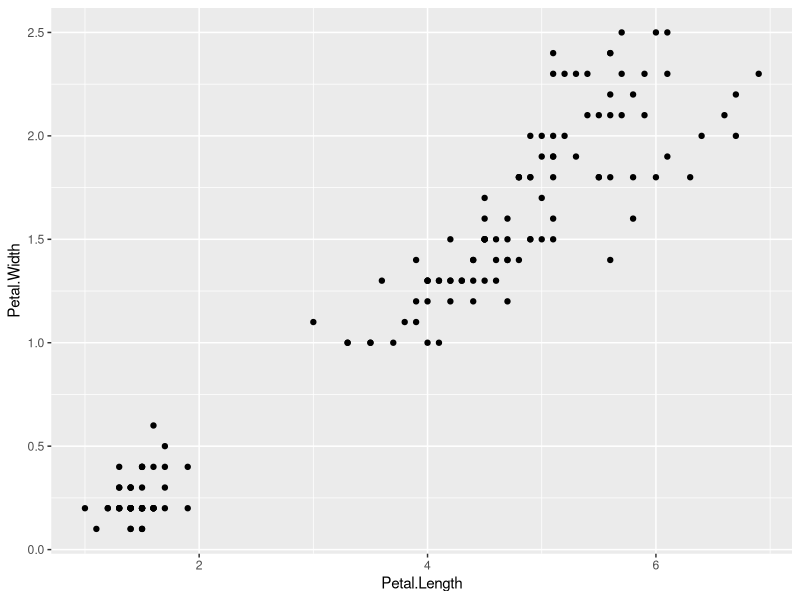
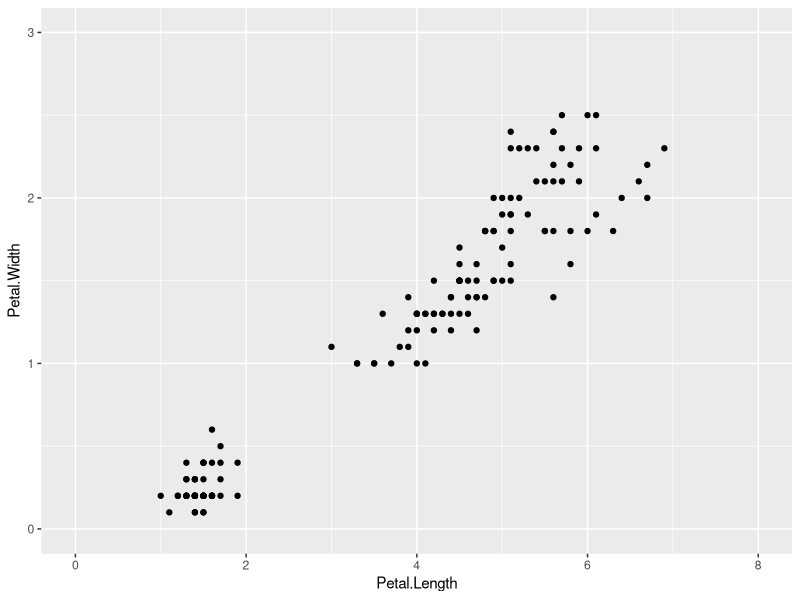
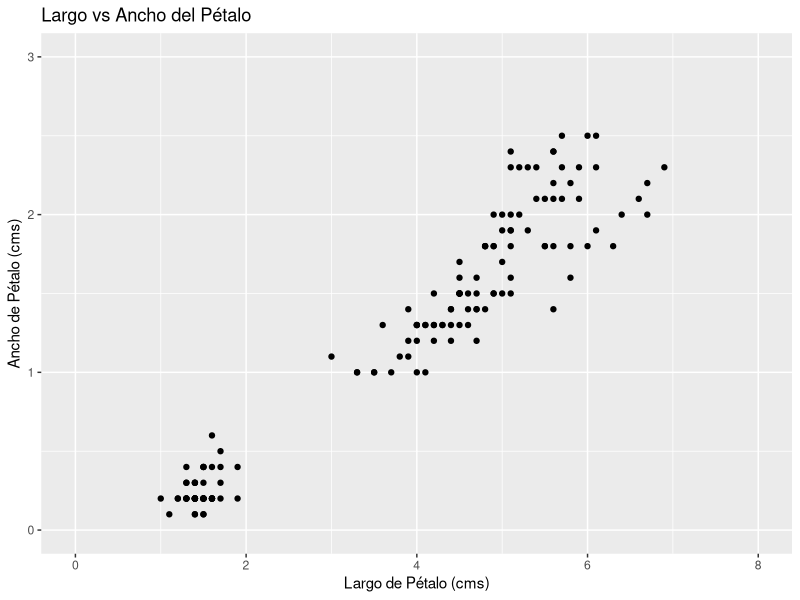
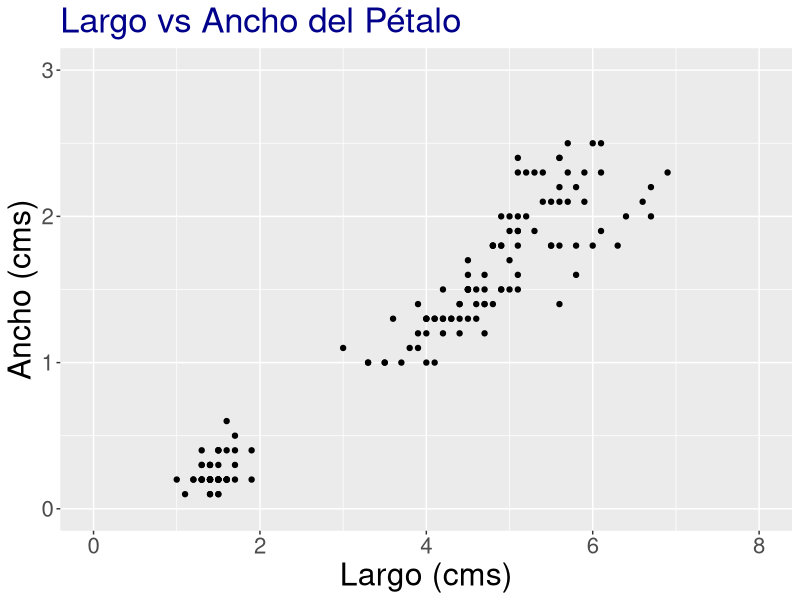
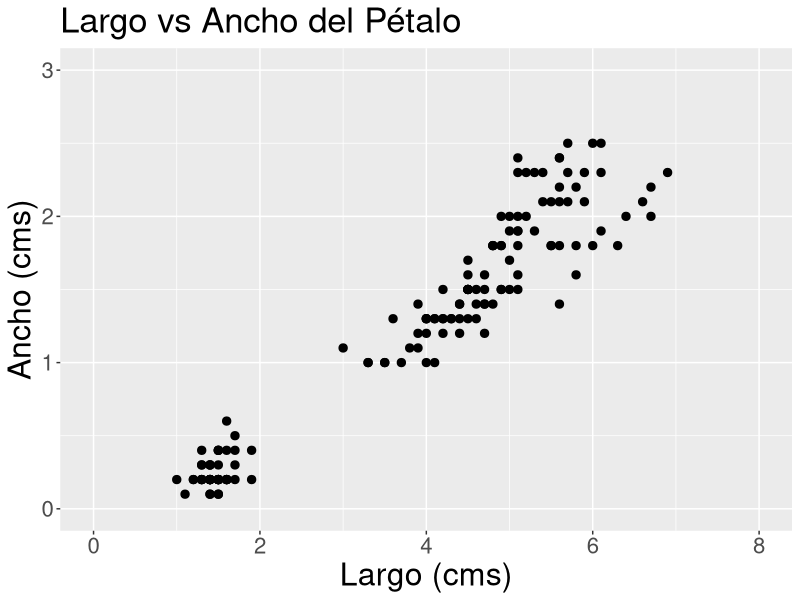
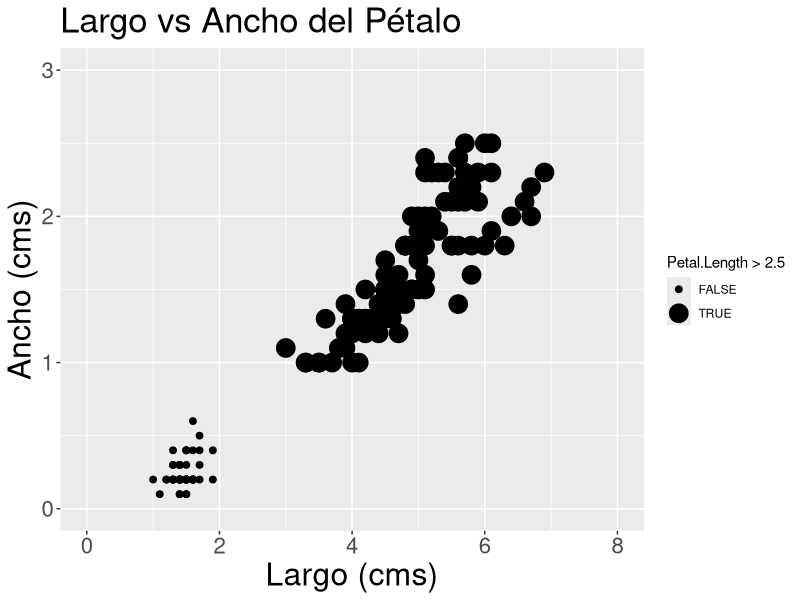
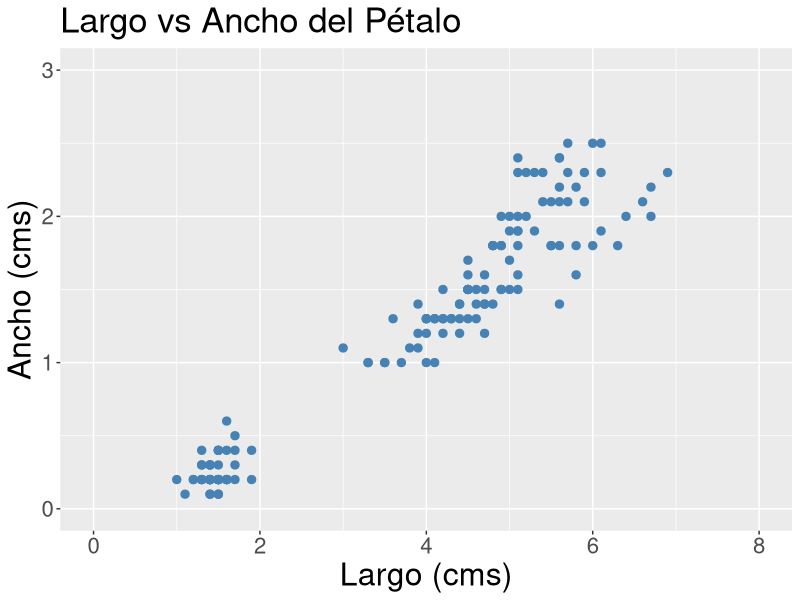
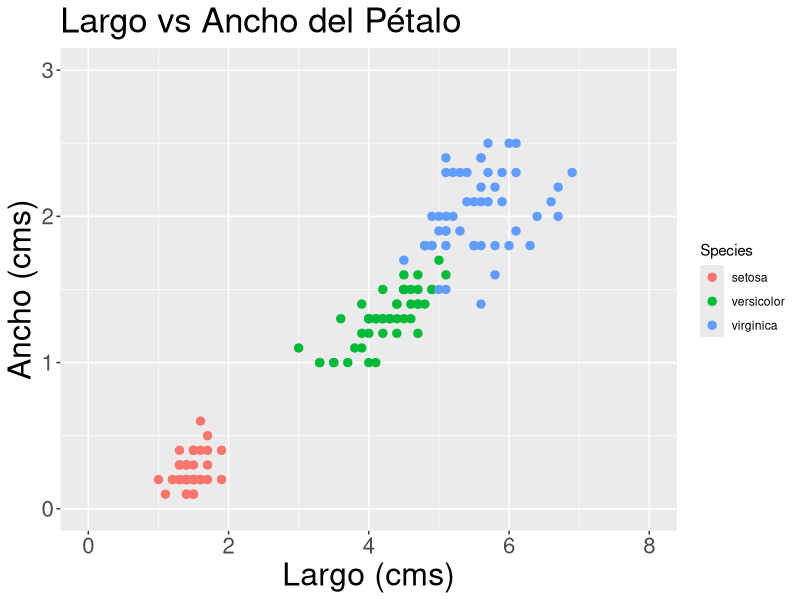

Recreate these plots in R, in order.
## ---- chunk 1
knitr::opts_chunk$set(collapse = TRUE)
## ---- chunk 2
library(ggplot2)
## ---- chunk 3
ggplot(data=iris, mapping =aes(x=Petal.Length, y =Petal.Width))+geom_point()
## ---- chunk 4
ggplot(data = iris, mapping=aes(x=Petal.Length , y =Petal.Width))+
  geom_point()+
  xlim(c(0, 8))+
  ylim(c(0, 3))
## ---- chunk 5
ggplot(data = iris, mapping=aes(x=Petal.Length , y =Petal.Width))+
  geom_point()+
  xlim(c(0, 8))+
  ylim(c(0, 3))+
  labs(title="Largo vs Ancho del Pétalo", 
       x="Largo de Pétalo (cms)",
       y="Ancho de Pétalo (cms)")
## ---- chunk 6
ggplot(data = iris, mapping=aes(x=Petal.Length , y =Petal.Width))+
  geom_point()+
  xlim(c(0, 8))+
  ylim(c(0, 3))+
  labs(title="Largo vs Ancho del Pétalo", 
       y="Ancho (cms)", x="Largo (cms)")+
  theme(axis.text =element_text(size=16),
        axis.title=element_text(size=23),
        plot.title=element_text(size=25,colour="darkblue"))
## ---- chunk 7
ggplot(data = iris, mapping=aes(x=Petal.Length , y =Petal.Width))+
  geom_point(size=2.5)+
  xlim(c(0, 8))+
  ylim(c(0, 3))+
  labs(title="Largo vs Ancho del Pétalo", 
       y="Ancho (cms)", x="Largo (cms)")+
  theme(axis.text =element_text(size=16),
        axis.title=element_text(size=23),
        plot.title=element_text(size=25))
## ---- chunk 8
ggplot(data = iris, mapping=aes(x=Petal.Length , y =Petal.Width))+
  geom_point(aes(size=Petal.Length>2.5))+
  xlim(c(0, 8))+
  ylim(c(0, 3))+
  labs(title="Largo vs Ancho del Pétalo", 
       y="Ancho (cms)", x="Largo (cms)")+
  theme(axis.text =element_text(size=16),
        axis.title=element_text(size=23),
        plot.title=element_text(size=25))
## ---- chunk 9
ggplot(data = iris, mapping=aes(x=Petal.Length , y =Petal.Width))+
  geom_point(col="steelblue", size=2.5)+
  xlim(c(0, 8))+
  ylim(c(0, 3))+
  labs(title="Largo vs Ancho del Pétalo", 
       y="Ancho (cms)", x="Largo (cms)")+
  theme(axis.text =element_text(size=16),
        axis.title=element_text(size=23),
        plot.title=element_text(size=25))
## ---- chunk 10
ggplot(data = iris, mapping=aes(x=Petal.Length , y =Petal.Width))+
  geom_point(aes(col=Species), size=2.5)+
  xlim(c(0, 8))+
  ylim(c(0, 3))+
  labs(title="Largo vs Ancho del Pétalo", 
       y="Ancho (cms)", x="Largo (cms)")+
  theme(axis.text =element_text(size=16),
        axis.title=element_text(size=23),
        plot.title=element_text(size=25),
        plot.subtitle=element_text(size=20))
## ---- chunk 11
ggplot(data = iris, mapping=aes(x=Petal.Length , y =Petal.Width))+
  geom_point(aes(col=Species), size=2.5)+
  scale_colour_manual(values=c("#BC3C29FF", "#0072B5FF","#E18727FF"))+
  xlim(c(0, 8))+
  ylim(c(0, 3))+
  labs(title="Largo vs Ancho del Pétalo", 
       y="Ancho (cms)", x="Largo (cms)")+
  theme(axis.text =element_text(size=16),
        axis.title=element_text(size=23),
        plot.title=element_text(size=25),
        plot.subtitle=element_text(size=20))
## ---- chunk 12
ggplot(data = iris, mapping=aes(x=Petal.Length , y =Petal.Width))+
  geom_point(aes(col=Species), size=2.5)+
  scale_colour_manual(values=c("#BC3C29FF", "#0072B5FF","#E18727FF"))+
  xlim(c(0, 8))+
  ylim(c(0, 3))+
  labs(title="Mi primer gráfico en R", 
       y="Ancho (cms)", x="Largo (cms)")+
  theme(axis.text =element_text(size=16),
        axis.title=element_text(size=23),
        plot.title=element_text(size=25),
        legend.position = c(0.13, 0.85),
        legend.box.background = element_rect(fill = "transparent", colour = "#333333",size=1.2),
        legend.title = element_text(size = 15),
        legend.text = element_text(size = 12))
## ---- chunk 13
ggplot(data = iris, mapping=aes(x=Petal.Length , y =Petal.Width))+
  geom_point(aes(col=Species), size=2.5)+
  scale_colour_manual(values=c("#BC3C29FF", "#0072B5FF","#E18727FF"))+
  xlim(c(0, 8))+
  ylim(c(0, 3))+
  labs(title="Largo vs Ancho del Petalo",
       y="Ancho (cms)", x="Largo (cms)")+
  theme(axis.text =element_text(size=16),
        axis.title=element_text(size=23),
        plot.title=element_text(size=25),
        legend.position = c(0.13, 0.85),
        legend.box.background = element_rect(fill = "transparent", colour = "#333333",size=1.2),
        axis.line = element_line(color = "#333333",size = 1, linetype = "solid"))
